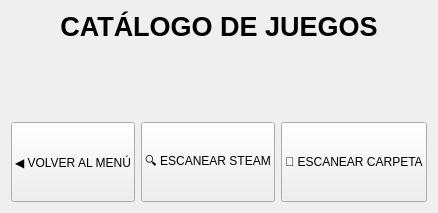
            <widget class="QWidget" name="gamesPage">
             <layout class="QVBoxLayout" name="verticalLayout_games">
              <item>
               <widget class="QLabel" name="label_games_title">
                <property name="sizePolicy">
                 <sizepolicy hsizetype="Preferred" vsizetype="Maximum">
                  <horstretch>0</horstretch>
                  <verstretch>0</verstretch>
                 </sizepolicy>
                </property>
                <property name="font">
                 <font>
                  <pointsize>20</pointsize>
                  <bold>true</bold>
                 </font>
                </property>
                <property name="text">
                 <string>CATÁLOGO DE JUEGOS</string>
                </property>
                <property name="alignment">
                 <set>Qt::AlignmentFlag::AlignCenter</set>
                </property>
               </widget>
              </item>
              <item>
               <widget class="QScrollArea" name="scrollAreaGames">
                <property name="focusPolicy">
                 <enum>Qt::FocusPolicy::NoFocus</enum>
                </property>
                <property name="styleSheet">
                 <string>QScrollArea { border: none; background: transparent; } QWidget#scrollAreaGamesContents { background: transparent; }</string>
                </property>
                <property name="widgetResizable">
                 <bool>true</bool>
                </property>
                <widget class="QWidget" name="scrollAreaGamesContents">
                 <property name="geometry">
                  <rect>
                   <x>0</x>
                   <y>0</y>
                   <width>783</width>
                   <height>364</height>
                  </rect>
                 </property>
                 <layout class="QGridLayout" name="layoutGames"/>
                </widget>
               </widget>
              </item>
              <item>
               <layout class="QHBoxLayout" name="horizontalLayout_games_buttons">
                <item>
                 <widget class="QPushButton" name="gamesBackButton">
                  <property name="sizePolicy">
                   <sizepolicy hsizetype="Expanding" vsizetype="Minimum">
                    <horstretch>0</horstretch>
                    <verstretch>0</verstretch>
                   </sizepolicy>
                  </property>
                  <property name="minimumSize">
                   <size>
                    <width>0</width>
                    <height>80</height>
                   </size>
                  </property>
                  <property name="text">
                   <string>◀ VOLVER AL MENÚ</string>
                  </property>
                 </widget>
                </item>
                <item>
                 <widget class="QPushButton" name="gamesScanButton">
                  <property name="sizePolicy">
                   <sizepolicy hsizetype="Expanding" vsizetype="Minimum">
                    <horstretch>0</horstretch>
                    <verstretch>0</verstretch>
                   </sizepolicy>
                  </property>
                  <property name="minimumSize">
                   <size>
                    <width>0</width>
                    <height>80</height>
                   </size>
                  </property>
                  <property name="text">
                   <string>🔍 ESCANEAR STEAM</string>
                  </property>
                 </widget>
                </item>
                <item>
                 <widget class="QPushButton" name="scanFolderButton">
                  <property name="sizePolicy">
                   <sizepolicy hsizetype="Expanding" vsizetype="Minimum">
                    <horstretch>0</horstretch>
                    <verstretch>0</verstretch>
                   </sizepolicy>
                  </property>
                  <property name="minimumSize">
                   <size>
                    <width>0</width>
                    <height>80</height>
                   </size>
                  </property>
                  <property name="text">
                   <string>📁 ESCANEAR CARPETA</string>
                  </property>
                 </widget>
                </item>
               </layout>
              </item>
             </layout>
            </widget>
